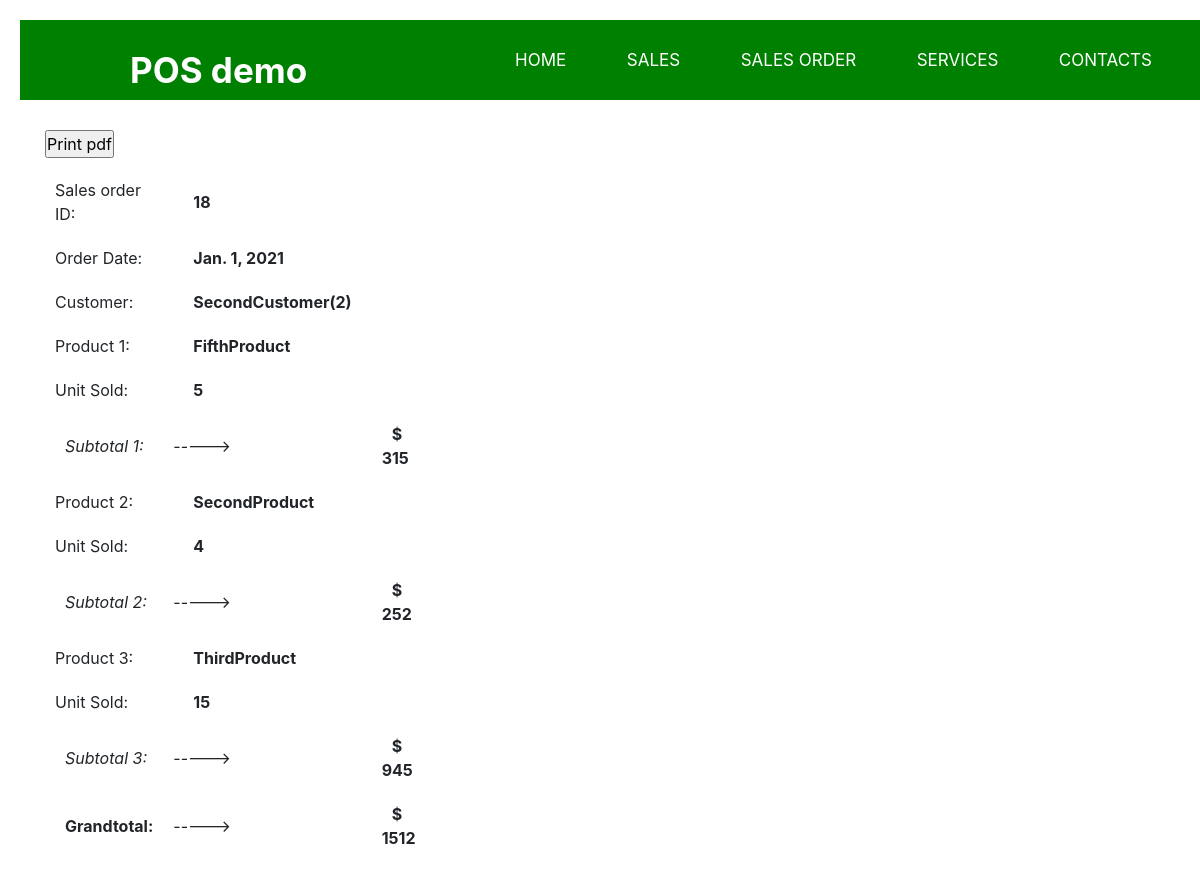
Page /sales/order/18 on the committed database.
### sales/models.py (models this page shows, shortened)
class Order(models.Model):
    orderID         = models.AutoField(primary_key=True)
    customer        = models.ForeignKey('Customer', on_delete=models.SET_NULL, null=True)
    product         = models.ForeignKey('Product', on_delete=models.SET_NULL, null=True)
    orderDate       = models.DateField(null=True, blank=True) # In real case, can't be null / blank.
    unit_sold       = models.DecimalField(max_digits=9, decimal_places=0, help_text="max_digits = 9", validators=[MinValueValidator(int('1'))], null=True)
    costs           = models.CharField(max_length=100, null=True)
    product2         = models.ForeignKey('Product', on_delete=models.SET_NULL, null=True, related_name='+',)
    unit_sold2       = models.DecimalField(max_digits=9, decimal_places=0, help_text="max_digits = 9", validators=[MinValueValidator(int('0'))], null=True,)
    costs2           = models.CharField(max_length=100, null=True,)
    product3         = models.ForeignKey('Product', on_delete=models.SET_NULL, null=True, related_name='+',)
    unit_sold3       = models.DecimalField(max_digits=9, decimal_places=0, help_text="max_digits = 9", validators=[MinValueValidator(int('0'))], null=True,)
    costs3           = models.CharField(max_length=100, null=True,)

class Customer(models.Model):
    name            = models.CharField(max_length=100)
    address         = models.CharField(max_length=300)
    contactPerson   = models.CharField(max_length=50)
    email           = models.EmailField(help_text='Input email address here (max length = 254).')
    telNumber       = models.DecimalField(max_digits=8, decimal_places=0, help_text='local numbers only (8-digit)')
    def __str__(self):
        return self.name

class Product(models.Model):
    auto_id         = models.AutoField(primary_key=True)
    name            = models.CharField(max_length=100)
    description     = models.CharField(max_length=100)
    unit            = models.DecimalField(max_digits=8, decimal_places=0)
    unitCost        = models.DecimalField(max_digits=8, decimal_places=0)
    unitSalesprice  = models.DecimalField(max_digits=8, decimal_places=0, null=True)
    def __str__(self):
        return self.name

### sales/views.py (the view, shortened to what this page needs)
# urls.py: path('order/<int:pk>', OrderDetailView.as_view(),name='order-detail'),
class OrderDetailView(generic.DetailView):
    model = Order
    def get_context_data(self, *args, **kwargs):
        context = super(OrderDetailView, self).get_context_data(**kwargs)
        self.order = self.get_object()
        context['queryset'] = Order.objects.values_list('costs', 'costs2', 'costs3')
        context['totalsales'] = int(context['order'].costs)+ int(context['order'].costs2)+ int(context['order'].costs3)
        return context

### sales/templates/sales/order_detail.html (shortened to what this page needs)
{% extends "base_page.html" %}
{% block content %}
    <form method="post">
        <input type="submit" value="Print pdf" />
    </form>
    <table>
        <tr>
            <td style="padding: 10px;">Sales order ID:</td>
            <td style="padding: 10px;"><strong>{{ order.orderID }}</strong></td>
        </tr>
        <tr>
            <td style="padding: 10px;">Order Date:</td>
            <td style="padding: 10px;"><strong>{{ order.orderDate }}</strong></td>
        </tr>
        <tr>
            <td style="padding: 10px;">Customer:</td>
            <td style="padding: 10px;"><strong>{{ order.customer }}</strong></td>
        </tr>
        <tr>
            <td style="padding: 10px;">Product 1:</td>
            <td style="padding: 10px;"><strong>{{ order.product }}</strong></td>
        </tr>
        <tr>
            <td style="padding: 10px;">Unit Sold:</td>
            <td style="padding: 10px;"><strong>{{ order.unit_sold }}</strong></td>
        </tr>
        <tr>
            <td style="padding: 10px;"><i>Subtotal 1:</i></td>
            <td>-----></td>
            <td style="padding: 10px;"><strong>$ {{ order.costs }}</strong></td>
        </tr>
        <tr>
            <td style="padding: 10px;">Product 2:</td>
            <td style="padding: 10px;"><strong>{{ order.product2 }}</strong></td>
        </tr>
        <tr>
            <td style="padding: 10px;">Unit Sold:</td>
            <td style="padding: 10px;"><strong>{{ order.unit_sold2 }}</strong></td>
        </tr>
        <tr>
            <td style="padding: 10px;"><i>Subtotal 2:</i></td>
            <td>-----></td>
            <td style="padding: 10px;"><strong>$ {{ order.costs2 }}</strong></td>
        </tr>
        <tr>
            <td style="padding: 10px;">Product 3:</td>
            <td style="padding: 10px;"><strong>{{ order.product3 }}</strong></td>
        </tr>
        <tr>
            <td style="padding: 10px;">Unit Sold:</td>
            <td style="padding: 10px;"><strong>{{ order.unit_sold3 }}</strong></td>
        </tr>
        <tr>
            <td style="padding: 10px;"><i>Subtotal 3:</i></td>
            <td>-----></td>
            <td style="padding: 10px;"><strong>$ {{ order.costs3 }}</strong></td>
        </tr>
        <tr>
            <td style="padding: 10px;"><strong>Grandtotal:</strong></td>
            <td>-----></td>
            <td style="padding: 10px;"><strong>$ {{totalsales}}</strong></td>
        </tr>
    </table>
{% endblock %}

### sales/static/css/styles.css (style rules this page uses)
* { padding:0; margin: 10px; text-decoration: none; list-style: none; box-sizing: border-box; }

### rows in the picture
Order: orderID "18", orderDate "Jan. 1, 2021", customer "SecondCustomer(2)", product "FifthProduct", unit_sold "5", costs "315", product2 "SecondProduct", unit_sold2 "4", costs2 "252", product3 "ThirdProduct", unit_sold3 "15", costs3 "945"

### other values in the picture
{{ totalsales }} "1512"
